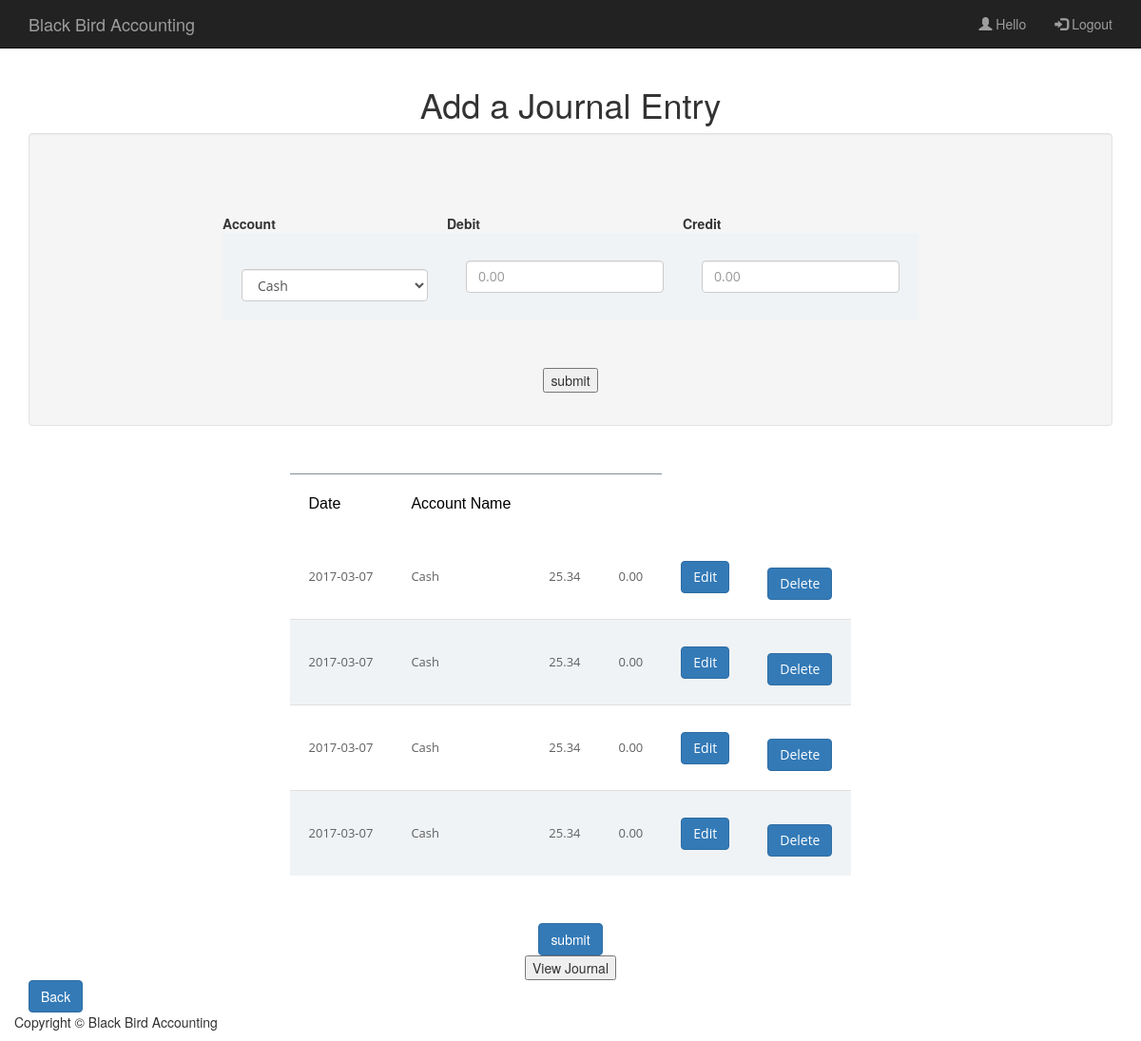
The app's page /JournalPage.php, older data.
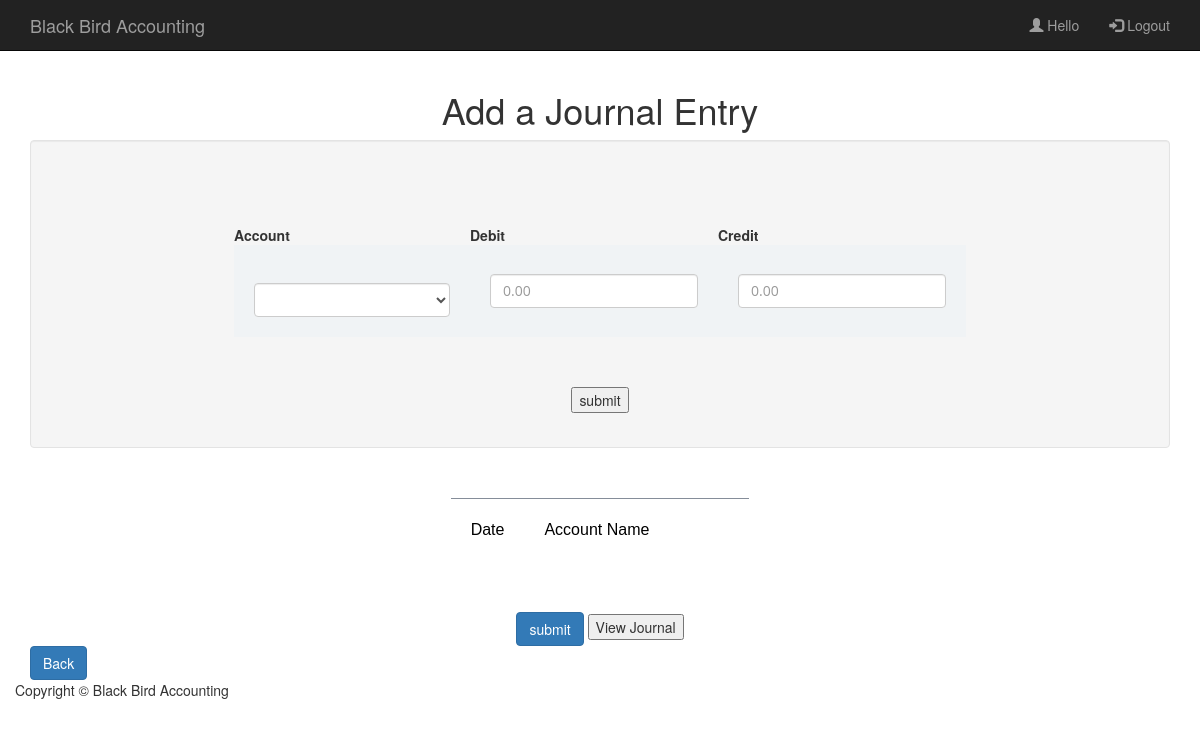
The same page, newer data.
### tables this page shows
CREATE TABLE `journaltemp` (
  `ID` int(11) NOT NULL,
  `Journal ID` varchar(50) DEFAULT NULL,
  `Account` varchar(50) DEFAULT NULL,
  `Debit` decimal(10,2) DEFAULT NULL,
  `Credit` decimal(10,2) DEFAULT NULL,
  `Date` date DEFAULT NULL
);

### JournalPage.php (the view, shortened to what the changed rows need)
<?php
include 'php/journalFunct.php';
?>
<!DOCTYPE html>
<html lang="en">
  <head>
    <link href="css/tables.css" rel="stylesheet">
    <link href="css/bootstrap.min.css" rel="stylesheet">
  </head>
  <body>
  <div class="container">
    <h1>Add a Journal Entry</h1>
    <div class="row">
      <div class="col-lg-12 text-center">
        <div class="well">
          <div class="modal-body">
            <form name="journalInput" action="JournalPage.php" method="POST">
              <table>
                <tr>
                  <th>Account</th>
                  <th>Debit</th>
                  <th>Credit</th>
                </tr>
                <tr>
                  <td> <label for="account"></label>
                    <select class="form-control" name="Account">
                    <?php
                      $servername = "localhost";
                      $username = "root";
                      $password = "";
                      $con = mysqli_connect($servername,$username,$password);
                      mysqli_select_db($con,"application_domain");
                      $sql = "SELECT `Account Name` FROM chart_of_accounts WHERE `Account Name`  = `Account Name`";
                      $result = mysqli_query($con,$sql);
                      while ($row = mysqli_fetch_array($result))
                        echo "<option value= '". $row['Account Name'] ."'>" .$row['Account Name'] ."</option>" ;
                    ?>
                    </select>
                  </td>
                </tr>
              </table>
            </form>
          </div>
        </div>
        <form name="journalInput" action="JournalPage.php" method="POST">
          <table class = "table-fill">
            <thead>
              <tr>
                <th>Date</th>
                <th>Account Name</th>
                <th></th>
                <th></th>
              </tr>
            </thead>
            <tbody class = "table-hover">
            <?php
              loadJournaltemp();
            ?>
            </tbody>
          </table>
        </form>
      </div>
    </div>
  </body>
</html>

### php/journalFunct.php (shortened to what the changed rows need)
<?php
function loadJournaltemp(){
    $servername = "localhost";
    $username = "root";
    $password = "";
    $con = mysqli_connect($servername,$username,$password);
    mysqli_select_db($con,"application_domain");
    $sql = "SELECT ID, Date, Account, Debit, Credit FROM journaltemp";
    $myData = mysqli_query($con,$sql);
    while($record = mysqli_fetch_array($myData)){
        $Credit = $record['Credit'];
        if($Credit == 0.00) {
        echo "<tr>";
        echo "<td class=\"text-left\">" . $record['Date'] . "</td>";
        echo "<td class=\"text-left\">" . $record["Account"] . "</td>";
        echo "<td class=\"text-left\">" . $record['Debit'] . "</td>";
        echo "<td class=\"text-left\">" . $record['Credit'] . "</td>";
    }
    echo "<td><button type=\"button\" name=\"activateSaveModal\" class=\"btn btn-primary\" data-toggle=\"modal\" data-target=\"#editModal" . $record['ID'] . "\" data-whatever=\ @getbootstrap\">Edit</button></td>" .
            "<div class=\"modal fade\" id=\"editModal" . $record['ID'] . "\" tabindex=\"-1\" role=\"dialog\" aria-labelledby=\"editModalLabel\" aria-hidden=\"true\">" .
                "<div class=\"modal-dialog\" role=\"document\">" .
                    "<div class=\"modal-content\">" .
                        "<div class=\"modal-header\">" .
                            "<h3 class=\"modal-title\" id=\"editModalLabel\">Edit an Account</h3>" .
                            "<button type=\"button\" class=\"close\" data-dismiss=\"modal\" aria-label=\"Close\">" .
                            "<span aria-hidden=\"true\">&times;</span>" .
                            "</button>" .
                        "</div>" .
                        "<div class=\"modal-body\">" .
                            "<form name=\"editJournal\" action=\"php/journalFunct.php\" method=\"POST\" class=\"navbar-center\">" .
                                "<label>" . $record['Account'] . "</label>" .
                                "<div class = \"form-group\">" .
                                    "<label>Debit</label> </br>" .
                                    "<input type=\"hidden\" name=\"ID\" value=\"" . $record['ID'] . "\"/>" .
                                    "<input id='groupText' name='Debit' type='text' value='" . $record['Debit'] . "'/>" .
                                "</div>" .
                                "<div class = \"form-group\">" .
                                    "<label>Credit</label> </br>" .
                                    "<input id='groupText' name='Credit' type='text' value='" . $record['Credit'] . "'/>" .
                                "</div>" .
                                "</br>" .
                                "<input type=\"submit\" value=\"Save\" class=\"btn btn-primary\" id=\"updateJournal\" name=\"updateJournal\">" .
                            "</form>" .
                        "</div>" .
                        "<div class=\"modal-footer\">" .
                        "</div>" .
                    "</div>" .
                "</div>" .
            "</div>";
    echo "<td><form name=\"deleteFunct\" action=\"php/journalFunct.php\" method=\"POST\" class=\"navbar-center\">" .
            "<div class = \"form-group\">" .
                "<input type=\"hidden\" name=\"ID\" value=\"" . $record['ID'] . "\"/>" .
            "</div>" .
            "<input type=\"submit\" value=\"Delete\" class=\"btn btn-primary\" id=\"deleteFunct\" name=\"deleteFunct\">" .
        "</form></td>";
    echo "</tr>";
    }
}
?>

Row changes from the older to the newer data that the page shows:
removed journaltemp: Date "2017-03-07", Account "Cash", Debit "25.34", Credit "0.00"
removed journaltemp: Date "2017-03-07", Account "Cash", Debit "25.34", Credit "0.00"
removed journaltemp: Date "2017-03-07", Account "Cash", Debit "25.34", Credit "0.00"
removed journaltemp: Date "2017-03-07", Account "Cash", Debit "25.34", Credit "0.00"
Text that changed along with them:
form field Account: "Cash" → (not shown)
